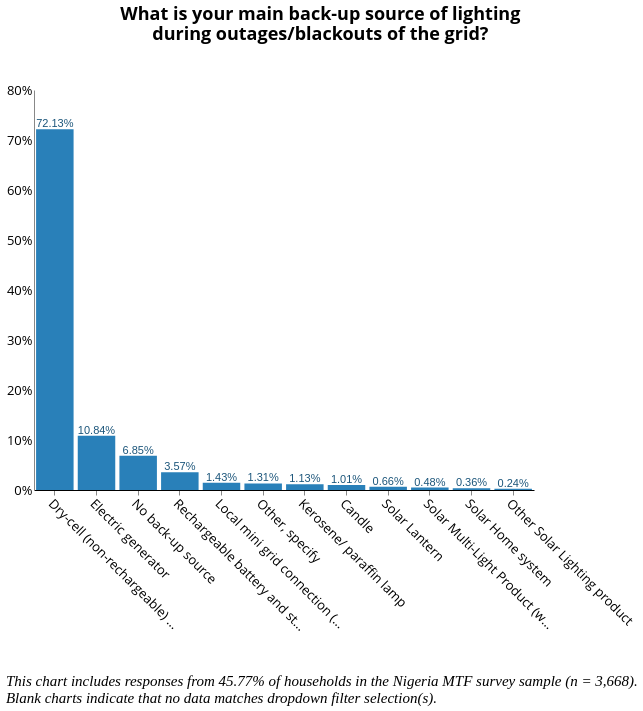

Write a Vega-Lite specification for this figure.
### Vega-Lite specification from a JSON file in a GitHub repository (floating-point values rounded to 4 significant figures; data arrays with more than 128 entries replaced by an {"elided": "..."} marker saying what was removed)
{"width": 800, "height": 400, "config": {"title": {"fontSize": 18, "font": "Open Sans", "anchor": "center", "fontColor": "#000000"}, "axisX": {"domain": true, "domainColor": "#000000", "grid": false, "labelFont": "Open Sans", "labelFontSize": 13, "titleFont": "Open Sans", "titleFontSize": 13, "titleFontWeight": "normal", "title": "X Axis Title (units)", "labelAngle": 45}, "axisY": {"domain": true, "grid": false, "gridColor": "#DEDDDD", "gridWidth": 1, "labelFont": "Open Sans", "labelFontSize": 13, "labelAngle": 0, "ticks": false, "titleFont": "Open Sans", "titleFontSize": 13, "titleFontWeight": "normal", "titlePadding": 10, "title": "Y Axis Title (units)"}, "range": {"category": ["#2980B9", "#003366", "#FFAE19", "#FF4500", "#438B28", "#45B39D", "#99ADC1", "#212F3C"]}, "legend": {"labelFont": "Open Sans", "labelFontSize": 13, "symbolType": "square", "symbolSize": 100, "titleFont": "Open Sans", "titleFontSize": 13, "titleFontWeight": "normal", "title": "Legend", "orient": "right", "offset": 0}, "tooltip": {"font": "Open Sans"}, "view": {"stroke": "transparent", "text": {"font": "Open Sans", "color": ["#2980B9", "#003366", "#FFAE19", "#FF4500", "#438B28", "#45B39D", "#99ADC1", "#212F3C"], "fontSize": 13, "align": "right", "fontWeight": 400, "size": 13}, "bar": {"size": 40, "binSpacing": 1, "continuousBandSize": 30, "discreteBandSize": 30, "stroke": false}}}, "concat": [{"layer": [{"mark": {"type": "bar", "color": "#2980b9"}, "encoding": {"tooltip": {"type": "nominal", "field": "c_33"}, "x": {"type": "nominal", "axis": {"title": " "}, "field": "c_33", "sort": {"field": "c_33", "op": "count", "order": "descending"}}, "y": {"type": "quantitative", "aggregate": "sum", "axis": {"format": "%", "title": ""}, "field": "pct"}}, "height": 400, "selection": {"selector044": {"type": "single", "fields": ["i19a"], "bind": {"input": "select", "options": [null, "Wood purchased", "Wood collected", "Crop Residue/Plant Biomass", "Kerosene", "Charcoal", "LPG/cooking gas", "Electric", "Charcoal Briquettes", "Garbage", "Piped Natural Gas", "Coal Briquette", "Biomass Briquette", "Other, specify", "Coal/lignite"], "labels": ["All Fuel Types", "Wood purchased", "Wood collected", "Crop Residue/Plant Biomass", "Kerosene", "Charcoal", "LPG/cooking gas", "Electric", "Charcoal Briquettes", "Garbage", "Piped Natural Gas", "Coal Briquette", "Biomass Briquette", "Other", "Coal/lignite"], "name": "Primary Source of Cooking Fuel  "}}, "selector043": {"type": "single", "fields": ["primary_stove"], "bind": {"input": "select", "options": [null, "3-Stone/Open Fire Stove", "Koresone Stove", "Missing Data", "Manufactured Stove Traditional", "LPG/Natural Gas Stove", "Electric Stove"], "labels": ["All Stove Types", "3-Stone/Open Fire Stove", "Kerosene Stove", "Primary Stove Not Listed", "Manufactured Stove Traditional", "LPG/Natural Gas Stove", "Electric Stove"], "name": "Primary Stove  "}}, "selector042": {"type": "single", "fields": ["c2"], "bind": {"input": "select", "options": [null, "Yes", "No"], "labels": ["All Responses", "Yes", "No"], "name": "Is the household connected to the national grid?  "}}, "selector040": {"type": "single", "fields": ["locality"], "bind": {"input": "select", "options": [null, 0, 1], "labels": ["National", "Urban", "Rural"], "name": "Locality Breakdown  "}}, "selector041": {"type": "single", "fields": ["elc_aggr_tier"], "bind": {"input": "select", "options": [null, "Tier 0", "Tier 1", "Tier 2", "Tier 3", "Tier 4", "Tier 5"], "labels": ["All Tiers", "Tier 0", "Tier 1", "Tier 2", "Tier 3", "Tier 4", "Tier 5"], "name": "Electricity Tier  "}}}, "title": {"text": ["What is your main back-up source of lighting", "during outages/blackouts of the grid?"], "color": "black", "subtitleColor": "black", "offset": 40}, "transform": [{"joinaggregate": [{"op": "count", "field": "*", "as": "total"}]}, {"calculate": "1 / datum.total", "as": "pct"}], "width": 500}, {"mark": {"type": "text", "align": "center", "baseline": "bottom", "color": "#1b557a"}, "encoding": {"text": {"type": "quantitative", "aggregate": "sum", "field": "pct", "format": ".2%"}, "tooltip": {"type": "nominal", "field": "c_33"}, "x": {"type": "nominal", "axis": {"title": " "}, "field": "c_33", "sort": {"field": "c_33", "op": "count", "order": "descending"}}, "y": {"type": "quantitative", "aggregate": "sum", "axis": {"format": "%", "title": ""}, "field": "pct"}}, "height": 400, "title": {"text": ["What is your main back-up source of lighting", "during outages/blackouts of the grid?"], "color": "black", "subtitleColor": "black", "offset": 40}, "transform": [{"joinaggregate": [{"op": "count", "field": "*", "as": "total"}]}, {"calculate": "1 / datum.total", "as": "pct"}], "width": 500}], "transform": [{"filter": {"selection": "selector044"}}, {"filter": {"selection": "selector043"}}, {"filter": {"selection": "selector042"}}, {"filter": {"selection": "selector040"}}, {"filter": {"selection": "selector041"}}]}], "data": {"name": "data-65d7b00d91ee6256e2d8bc9cb7a0608e"}, "title": {"text": ["", "", "This chart includes responses from 45.77% of households in the Nigeria MTF survey sample (n = 3,668).", "Blank charts indicate that no data matches dropdown filter selection(s)."], "anchor": "start", "baseline": "bottom", "font": "Times New Roman", "fontSize": 15, "fontStyle": "italic", "fontWeight": "normal", "orient": "bottom"}, "$schema": "https://vega.github.io/schema/vega-lite/v4.8.1.json", "datasets": {"data-65d7b00d91ee6256e2d8bc9cb7a0608e": {"elided": "1679 records"}}}
